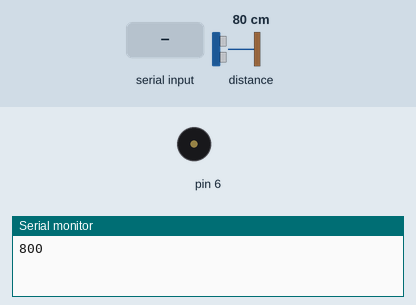
A sketch run on a simulated Arduino Uno, built with avr-gcc and run on an emulated ATmega328P. On the bench: buzzer (waves = sounding), the last lines printed to the serial monitor. Inputs (shaded band) come from the test bench; at power-on: distance to the obstacle 80 cm.

Above: at 1.2 s.
1.3 s: "option01" received over Serial
At 2.32 s:
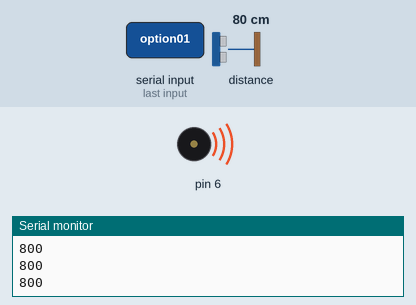
4.8 s: distance to the obstacle set to 2 cm
8.3 s: distance to the obstacle set to 4 cm
Timing chart, 0 to 17.8 s (numbered marks = the images above; inputs shaded):
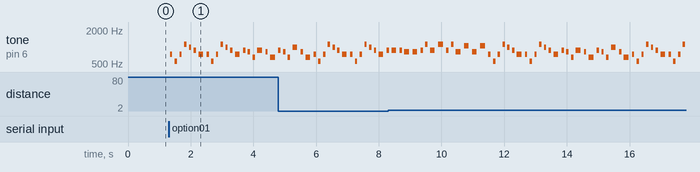

The sketch:

semesterProject.ino
```cpp
/*
 *  Authors: Jon-Michael Hoang | jhaong6 | 657540122
 *           Ronny Recinos     | rrecin2 |
 *
 *  Desc: This program pretty much allows the car to play music at will,
 *        utilizes a time-of-flight (ToF) sensor as an anti-collision system,
 *        and communicates with the other arduino through serial.
 *
 *  References: https://musescore.com/pieridot/memeophone
 *              https://www.instructables.com/id/Translate-Songs-to-Be-Played-on-Arduino/
 *              https://learn.adafruit.com/adafruit-vl53l0x-micro-lidar-distance-sensor-breakout/arduino-code
 *              https://maker.pro/arduino/projects/arduino-speaker
 *              https://www.arduino.cc/reference/en/language/functions/communication/serial/
 *
 */
//SD card library
//#include <SD.h>
//#include <SPI.h>

// ToF library
#include "Adafruit_VL53L0X.h"
// ToF object
Adafruit_VL53L0X lox = Adafruit_VL53L0X();
// instantiate measurement object for the ToF sensor
VL53L0X_RangingMeasurementData_t measure;

// buffer to be used for readBytes
char stringBuffer[15];

// notes in GAS GAS GAS by Initial D
int melody[] =
{
  740, 554, 740, 1109, 988, 880, 740, 740,
  554, 740, 1109, 988, 880, 740, 880, 831,
  659, 880, 831, 659, 880, 831, 659, 988,
  831, 659, 740, 554, 740, 1109, 988, 880,
  740, 740, 554, 740, 1109, 988, 880, 740,
  880, 880, 880, 831, 831, 880, 1109, 880,
  1109, 880, 1109, 831, 1047, 831, 1047, 740,
  554, 740, 1109, 988, 880, 740, 740, 554,
  740, 1109, 988, 880, 740, 880, 831, 659,
  880, 831, 659, 880, 831, 659, 988, 831,
  659, 740, 554, 740, 1109, 988, 880, 740,
  740, 554, 740, 1109, 988, 880, 740, 1109,
  1047, 988, 932, 880, 932, 988, 1047, /*0*/
};

// note durations for the corresponding notes above
int noteDurations[] =
{
  108, 108, 108, 108, 108, 108, 216, 108,
  108, 108, 108, 108, 108, 216, 108, 108,
  108, 216, 108, 216, 108, 108, 108, 216,
  108, 216, 108, 108, 108, 108, 108, 108,
  216, 108, 108, 108, 108, 108, 108, 216,
  108, 216, 108, 216, 216, 108, 108, 216,
  216, 108, 108, 216, 216, 216, 216, 108,
  108, 108, 108, 108, 108, 216, 108, 108,
  108, 108, 108, 108, 216, 108, 108, 108,
  216, 108, 216, 108, 108, 108, 216, 108,
  216, 108, 108, 108, 108, 108, 108, 216,
  108, 108, 108, 108, 108, 108, 216, 216,
  216, 216, 216, 216, 216, 216, 216, /*1728*/
};

// flag that can be toggled on and off by the ps4 controller
bool repeatFlag = true;

// basically plays the song
void playSong ()
{
  // read in from the serial
  Serial.readBytes(stringBuffer, 8);

  if (strcmp(stringBuffer, "option01") == 0)
  {
    // flag to act as double security
    repeatFlag = true;
    for (int thisNote = 0; (thisNote < sizeof(melody) / sizeof(int)) && repeatFlag == true; thisNote++)
    {
      // this is here because there's no threading for Arduinos
      // so we have to implement the illusion of threading by having the
      // computer quickly switch from one task to another...

      // take in a measurement
      lox.rangingTest(&measure, false);

      if (measure.RangeStatus != 4)
      {
        // in range
        Serial.println(measure.RangeMilliMeter);
      }
      else
      {
        // out of range
        Serial.println("9001");
      }

      // play this note for this long
      tone(6, melody[thisNote], noteDurations[thisNote] * .7);
      delay(noteDurations[thisNote] + 10);
      noTone(6);  // no overlapping sounds
    }
  }
  else if (strcmp(stringBuffer, "option2") == 0)
  {
    repeatFlag = false;
  }
}

void setup()
{
  Serial.begin (9600);

  // wait until the serial port opens up
  while (!Serial)
    delay(1);

  if (!lox.begin())
    while(1);
}

void loop()
{
  // no need to repeat the melody.
  playSong();

  // take in a measurement
  lox.rangingTest(&measure, false);

  if (measure.RangeStatus != 4)
  {
    // in range
    Serial.println(measure.RangeMilliMeter);
  }
  else
  {
    // out of range
    Serial.println("9001");
  }

  // need to have some sort of delay or else it'll break.
  delay(1);
}
```

Measured:
- after the input at 1.3 s, tone on pin 6: plays 740 Hz for 0.08 s, 554 Hz for 0.08 s, 740 Hz for 0.08 s, 1109 Hz for 0.08 s, 988 Hz for 0.08 s, 880 Hz for 0.08 s … (20 notes in this stretch), starting at once
